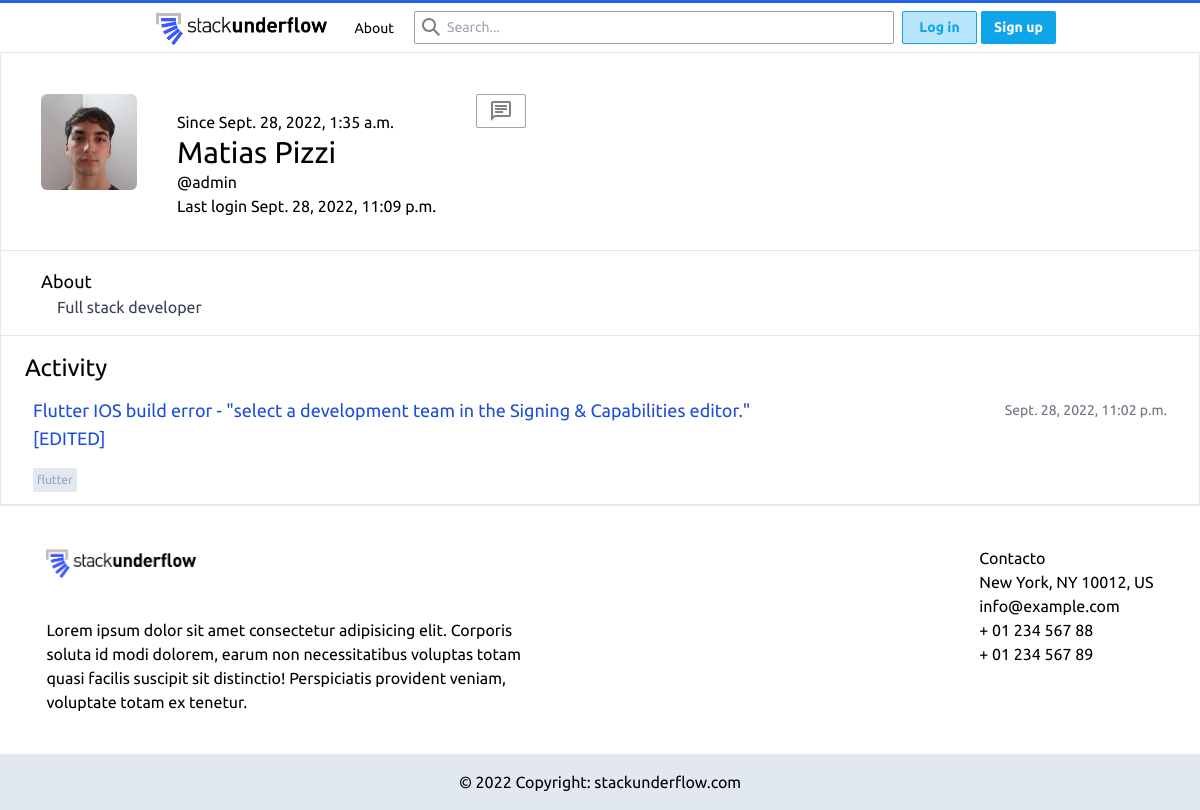
The page /accounts/profile/admin/ on the database its author committed.
### accounts/models.py (models this page shows)
class Biography(models.Model):
    user = models.ForeignKey(User, on_delete=models.CASCADE)
    biography = models.TextField(max_length=500, blank=True)

### main/models.py (models this page shows, shortened)
class Post(models.Model):
    author = models.ForeignKey(User, on_delete=models.CASCADE, related_name='PostAuthor')
    title = models.CharField(max_length=200)
    description = RichTextUploadingField(blank=False, null=True)
    date = models.DateTimeField(auto_now_add=True)
    tags = TaggableManager(blank=True)
    class Meta:
        ordering = ('-date',)

### accounts/views.py (the view)
# urls.py: path('profile/<str:username>/', profile, name='profile'),
def profile(request, username):
    user = User.objects.get(username = username)
    user.avatar = getAvatar(user)
    user.biography = getBiography(user)
    posts = Post.objects.filter(author = user)
    return render(request, 'accounts/profile.html', {'user': user, 'posts': posts, "userAvatar": getAvatar(request.user)})

### accounts/views.py (called while the page is built)
def getBiography(user):
    if user.id:
        biography = Biography.objects.filter(user = user)
        if len(biography) > 0:
            return biography[0].biography
        else:
            return None

### main/views.py (called while the page is built)
def getAvatar(user):
    if user.id:
        avList = Avatar.objects.all().filter(user = user.id)
        if len(avList) > 0:
            return avList[0].image.url
        else:
            return os.path.join(settings.MEDIA_URL, 'avatars/default.jpeg')

### accounts/templates/accounts/profile.html (shortened to what this page needs)
{% extends 'main/layout.html' %}
{% block main %}
<div class="flex flex-col h-full items-center w-[50vw] self-center border-x w-full">
    <div class="w-full h-full flex flex-col gap-4 pt-10">
        <div class="flex flex-row min-w-full px-10">
            <img src="{{user.avatar}}" alt="user avatar" class="rounded-md w-[8vw] h-[8vw] object-cover">
            <div class="px-10 py-4 min-h-full min-w-fit flex flex-col place-content-between">
                <p>Since {{user.date_joined}}</p>
                <div>
                    <h2 class="text-3xl text-black">{{user.first_name|lower|title}} {{user.last_name|lower|title}}</h3>
                    <p class="text-black">@{{user.username}}</p>
                </div>
                <p>Last login {{user.last_login}}</p>
            </div>
            {% if user != request.user %}
            <div class="flex flex-col w-full justify-items-center">
                <a href="{% url 'chat:chat' user %}" class="">
                    <button class="border border-gray-400 px-3 py-1 rounded-sm gap-1 flex text-sm items-center hover:shadow-xl hover:bg-gray-200 "><svg xmlns="http://www.w3.org/2000/svg" fill="gray" height="24" width="24"><path d="M6 14h8v-2H6Zm0-3h12V9H6Zm0-3h12V6H6ZM2 22V4q0-.825.588-1.413Q3.175 2 4 2h16q.825 0 1.413.587Q22 3.175 22 4v12q0 .825-.587 1.413Q20.825 18 20 18H6Zm2-4.825L5.175 16H20V4H4ZM4 4v13.175Z"/></svg></button>
                </a>
            </div>
            {% endif %}
        </div>
        <hr>
        {% if user.biography %}
        <div class="text-gray-700 mx-10">
            <p class="text-lg text-black">About</p>
            <p class="px-4">{{user.biography}}</p>
        </div>
        <hr>
        {% endif %}
        <div class="flex flex-col min-w-full">
            <h3 class="text-2xl text-black ml-6">Activity</h2>
            {% for post in posts %}
            <div class="flex flex-col py-3 px-8 max-h-[300px]">
                <div class="flex flex-col">
                    <div class="flex flex-row justify-between">
                        <a href="{% url 'main:post' post.id %}" class="w-[80%]">
                            <h2 class="text-lg text-blue-700 max-w-[80%]">{{ post.title }}</h2>
                        </a>
                        <p class="text-sm text-gray-500 pt-1">{{ post.date }}</p>
                    </div>
                </div>
                <div class="flex flex-row">
                    <div class="flex flex-row items-center w-full justify-between pt-4">
                        <div class="flex flex-row justify-between gap-1">
                            {% for tag in post.tags.all %}
                                <a href="{% url 'main:tagged' tag %}">
                                    <p class="text-slate-400 text-xs rounded-sm p-1 bg-slate-200 hover:bg-slate-300 self-end">
                                        {{ tag }}
                                    </p>
                                </a>
                            {% endfor %}
                        </div>
                    </div>
                </div>
            </div>
            <hr>
            {% endfor %}
        </div>
    </div>
</div>
{% endblock %}

### main/templates/main/layout.html (shortened to what this page needs)
{% load static %}
<!doctype html>
<html lang="en">
<head>
    <script src="https://cdn.tailwindcss.com"></script>
    <link rel="stylesheet" href="//cdnjs.cloudflare.com/ajax/libs/highlight.js/11.6.0/styles/default.min.css">
</head>
<body class="min-h-[100vh] m-0 flex flex-col">
    {% include './partials/navbar.html' %}
    <main class="flex flex-col min-h-[100%] w-full pt-[54px]">
        <div class="flex flex-col min-h-[100%] w-[100%] justify-center ">
            {% block main %}
            {% endblock %}
        </div>
    </main>
    {% include './partials/footer.html' %}
</body>
</html>

### main/templates/main/partials/navbar.html (shortened to what this page needs)
{% load static %}
<nav class="flex flex-col w-full bg-white h-[53px] justify-between z-20 fixed top-0">
  <div class="h-full justify-center items-center ">
    <ul class="flex flex-row w-full gap-1 self-center justify-center items-center h-full">
      <li class="hover:bg-gray-200 h-full">
        <a href="{% url 'main:home' %}" class="h-full flex items-center"><img class="h-[44px] px-3 py-1" src="{% static 'Stack_underflow.png' %}" alt=""></a>
      </li>
      <li>
        <a href="{% url 'main:about' %}" class="text-sm rounded-full p-2 px-3 hover:bg-gray-200">About</a>
      </li>
      <li>
        <form action="{% url 'main:search' %}" method="post">
          <div class="flex flex-row items-center w-[40vw] h-full mx-1">
            <svg aria-hidden="true" class="mx-2" width="18" height="18" viewBox="0 0 18 18"><path fill="grey" d="m18 16.5-5.14-5.18h-.35a7 7 0 1 0-1.19 1.19v.35L16.5 18l1.5-1.5ZM12 7A5 5 0 1 1 2 7a5 5 0 0 1 10 0Z"></path></svg>
            <input type="input" name="search" class="absolute bg-transparent h-[33px] border gap-2 px-8 w-[40vw] border-slate-400 rounded-sm focus:outline-indigo-500 text-sm" placeholder="Search...">
          </div>
        </form>
      </li>
      {% if request.user.is_authenticated %}
        <li>
          <a href="{% url 'chat:messages' %}" class="text-sm rounded-full flex p-2 px-3 hover:bg-gray-200"><svg xmlns="http://www.w3.org/2000/svg" fill="gray" height="24" width="24"><path d="M6 14h8v-2H6Zm0-3h12V9H6Zm0-3h12V6H6ZM2 22V4q0-.825.588-1.413Q3.175 2 4 2h16q.825 0 1.413.587Q22 3.175 22 4v12q0 .825-.587 1.413Q20.825 18 20 18H6Zm2-4.825L5.175 16H20V4H4ZM4 4v13.175Z"/></svg></a>
        </li>
        <li class="h-full m-1 self-center items-center hover:bg-gray-200">
          <a href="{% url 'accounts:profile' request.user %}" class="flex flex-row items-center mx-2 h-full">
            <img src="{{userAvatar}}" alt="user avatar" class="h-8 w-8 object-cover rounded-md">
            <p class="mx-2">{{request.user.username}}</p>
          </a>
        </li>
        <li>
          <a href="{% url 'accounts:logout' %}">
            <button type="button" class="flex flex-row items-center gap-1 self-center px-3 w-fit h-[33px] font-semibold text-sm bg-red-300 hover:bg-red-400 text-white rounded-sm shadow-sm"><svg xmlns="http://www.w3.org/2000/svg" fill="white" height="24" width="24"><path d="M5 21q-.825 0-1.413-.587Q3 19.825 3 19V5q0-.825.587-1.413Q4.175 3 5 3h7v2H5v14h7v2Zm11-4-1.375-1.45 2.55-2.55H9v-2h8.175l-2.55-2.55L16 7l5 5Z"/></svg></button>
          </a>
        </li>
      {% else %}
        <li>
          <a href="{% url 'accounts:login' %}">
            <button type="button" class="self-center px-3 w-[75px] h-[33px] font-semibold text-sm bg-sky-200 hover:bg-sky-300 text-sky-500 rounded-sm shadow-sm border border-sky-500">Log in</button>
          </a>
        </li>
        <li>
          <a href="{% url 'accounts:signup' %}">
            <button type="button" class="self-center px-3 w-[75px] h-[33px] font-semibold text-sm bg-sky-500 hover:bg-sky-400 text-white rounded-sm shadow-sm">Sign up</button>
          </a>
        </li>
      {% endif %}
    </ul>
  </div>
  <hr>
</nav>

### main/templates/main/partials/footer.html
{% load static %}
<footer class="mt-auto w-full flex flex-col bottom-0">
    <hr>
    <section class="flex my-10 w-full">
        <div class="w-full">
            <div class="w-full flex flex-row justify-around">
                <div class="flex flex-col w-[70vw] gap-10 justify-center">
                    <h6 class="">
                        <img src="{% static 'Stack_underflow.png' %}" class="w-[150px] align-self-center" alt="">
                    </h6>
                    <p class="w-[40vw]">
                        Lorem ipsum dolor sit amet consectetur adipisicing elit. Corporis soluta id modi dolorem, earum non necessitatibus voluptas totam quasi facilis suscipit sit distinctio! Perspiciatis provident veniam, voluptate totam ex tenetur.
                    </p>
                </div>
                <div class="">
                    <h6 class="">Contacto</h6>
                    <p> New York, NY 10012, US</p>
                    <p>
                        info@example.com
                    </p>
                    <p> + 01 234 567 88</p>
                    <p> + 01 234 567 89</p>
                </div>
            </div>
        </div>
    </section>
    <div class="text-center p-4 w-full bg-slate-200">
        © 2022 Copyright:
        <a href="">stackunderflow.com</a>
    </div>
</footer>

### main/templates/main/layout.html (style rules this page uses)
body { font-family: 'Ubuntu', sans-serif; }

### rows shown on the page
Post: title "Flutter IOS build error - \"select a development team in the Signing & Capabilities editor.\" [EDITED]", date "Sept. 28, 2022, 11:02 p.m."
Tag: name "flutter"

### other values the page prints
{{ user.date_joined }} "Sept. 28, 2022, 1:35 a.m."
{{ user.first_name|lower|title }} "Matias"
{{ user.last_name|lower|title }} "Pizzi"
{{ user.username }} "admin"
{{ user.last_login }} "Sept. 28, 2022, 11:09 p.m."
{{ user.biography }} "Full stack developer"
